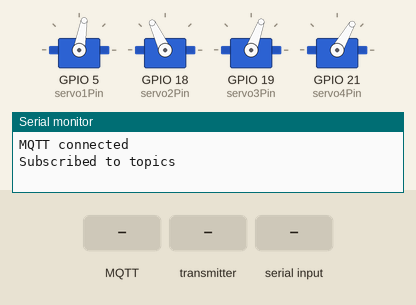
This sketch was run on a simulated ESP32. On the bench: 4 × servo, the last lines printed to the serial monitor. Inputs (shaded band) come from the test bench. WiFi joins after 1.5 s; servers stay silent unless stated; random numbers use the default seed unless the sketch sets one; no MQTT or app messages arrive unless stated.

Above: at 4.7 s.
4.8 s: MQTT message "ready1" arrives on the first subscribed topic
At 6.44 s:
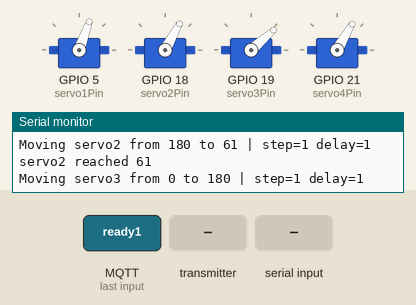
At 7.5 s:
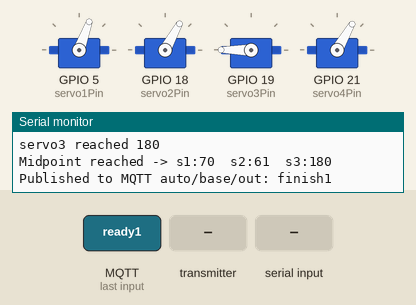
7.8 s: the transmitter starts sending text = ready1
At 8.95 s:
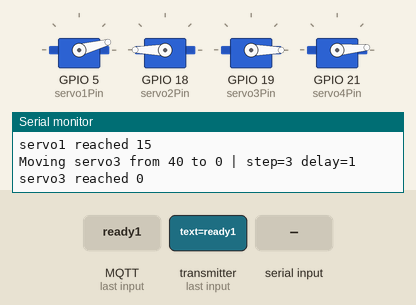
10.8 s: "red\n" received over Serial
13.8 s: MQTT message "ready2" arrives on the first subscribed topic
16.8 s: the transmitter starts sending text = red
19.8 s: "ready1\n" received over Serial
At 25.1 s:
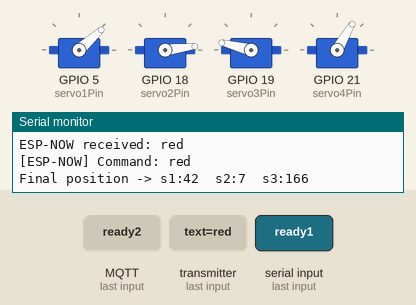
Timing chart, 0 to 25.5 s (numbered marks = the images above; inputs shaded):
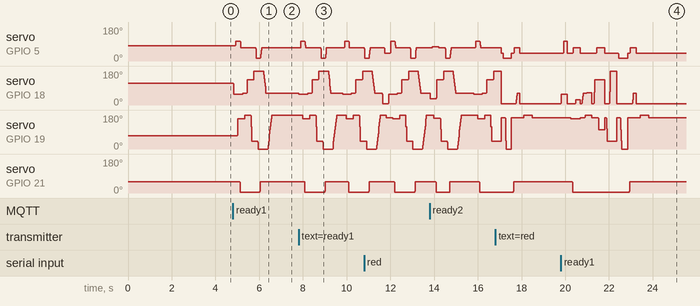

Measured:
- after the input at 4.8 s, servo on GPIO 21 (servo4Pin): 60° → 5° after 0.31 s, → 60° 0.93 s later
- after the input at 19.8 s, servo on GPIO 21 (servo4Pin): 60° → 5° after 0.53 s, → 60° 2.6 s later

The sketch:

ArmH.ino
```cpp
#include <WiFi.h>
#include <WiFiClientSecure.h>
#include <PubSubClient.h>
#include <ESP32Servo.h>
#include <esp_now.h>

// ================= WIFI & MQTT CONFIG =================
const char* ssid     = "Bolbol";
const char* password = "12345678";

const char* mqtt_server = "ab08b93ba41c424c9a36ad7495893579.s1.eu.hivemq.cloud";
const int   mqtt_port   = 8883;
const char* mqtt_user   = "Mech.design.project";
const char* mqtt_pass   = "Hussein2862004";

WiFiClientSecure espClient;
PubSubClient client(espClient);

// ================= ESP-NOW CONFIG =================
// MAC of CAR ESP32
uint8_t carPeerAddress[] = {0x68, 0xFE, 0x71, 0x87, 0xDB, 0x60};
esp_now_peer_info_t espNowPeerInfo;

typedef struct struct_message {
  char text[32];
} struct_message;

struct_message espNowData;
struct_message espNowSendData;

// ================= SERVOS =================
Servo servo1;
Servo servo2;
Servo servo3;
Servo servo4;

const int servo1Pin = 5;
const int servo2Pin = 18;
const int servo3Pin = 19;
const int servo4Pin = 21;

int pos1 = 80;
int pos2 = 115;
int pos3 = 70;
int pos4 = 60;

// Default speed for all normal movements
const int STEP_DELAY_MS = 1;
const int STEP_SIZE_DEG = 3;

// Midpoint-only speed
const int MIDPOINT_STEP_DELAY_MS = 1;
const int MIDPOINT_STEP_SIZE_DEG = 1;

// ================= AUTOMATION FLAGS =================
volatile bool runAuto1 = false;
volatile bool runAuto2 = false;
volatile bool runAuto3 = false;
bool autoBusy = false;

// ================= SERVO HELPERS =================
void smoothMoveSingleServoCustom(Servo &servo, int &currentPos, int targetPos, const char* name, int stepSizeDeg, int stepDelayMs) {
  targetPos = constrain(targetPos, 0, 180);
  if (currentPos == targetPos) return;

  int step = (targetPos > currentPos) ? stepSizeDeg : -stepSizeDeg;

  Serial.print("Moving ");
  Serial.print(name);
  Serial.print(" from ");
  Serial.print(currentPos);
  Serial.print(" to ");
  Serial.print(targetPos);
  Serial.print(" | step=");
  Serial.print(stepSizeDeg);
  Serial.print(" delay=");
  Serial.println(stepDelayMs);

  while (currentPos != targetPos) {
    if ((step > 0 && currentPos + step >= targetPos) ||
        (step < 0 && currentPos + step <= targetPos)) {
      currentPos = targetPos;
    } else {
      currentPos += step;
    }

    servo.write(currentPos);
    delay(stepDelayMs);
  }

  Serial.print(name);
  Serial.print(" reached ");
  Serial.println(currentPos);
}

void smoothMoveSingleServo(Servo &servo, int &currentPos, int targetPos, const char* name) {
  smoothMoveSingleServoCustom(servo, currentPos, targetPos, name, STEP_SIZE_DEG, STEP_DELAY_MS);
}

void smoothMoveToAnglesSequential(int target1, int target2, int target3) {
  target1 = constrain(target1, 0, 180);
  target2 = constrain(target2, 0, 180);
  target3 = constrain(target3, 0, 180);

  smoothMoveSingleServo(servo2, pos2, target2, "servo2");
  delay(80);

  smoothMoveSingleServo(servo1, pos1, target1, "servo1");
  delay(80);

  smoothMoveSingleServo(servo3, pos3, target3, "servo3");
  delay(80);

  Serial.print("Final position -> s1:");
  Serial.print(pos1);
  Serial.print("  s2:");
  Serial.print(pos2);
  Serial.print("  s3:");
  Serial.println(pos3);
}

void setGripSmooth(int targetAngle) {
  targetAngle = constrain(targetAngle, 0, 180);
  if (pos4 == targetAngle) return;

  int step = (targetAngle > pos4) ? STEP_SIZE_DEG : -STEP_SIZE_DEG;

  Serial.print("Moving gripper from ");
  Serial.print(pos4);
  Serial.print(" to ");
  Serial.println(targetAngle);

  while (pos4 != targetAngle) {
    if ((step > 0 && pos4 + step >= targetAngle) ||
        (step < 0 && pos4 + step <= targetAngle)) {
      pos4 = targetAngle;
    } else {
      pos4 += step;
    }
    servo4.write(pos4);
    delay(STEP_DELAY_MS);
  }

  Serial.print("Gripper reached ");
  Serial.println(pos4);
}

// ================= PRESET ACTIONS =================
void goRed()   { smoothMoveToAnglesSequential(42, 7, 166); }
void goGreen() { smoothMoveToAnglesSequential(76, 32, 164); }
void goBlue()  { smoothMoveToAnglesSequential(105, 57, 160); }
void goScan()  { smoothMoveToAnglesSequential(80, 115, 70); }

void goMidpoint() {
  smoothMoveSingleServoCustom(servo1, pos1, 70, "servo1", MIDPOINT_STEP_SIZE_DEG, MIDPOINT_STEP_DELAY_MS);
  delay(80);

  smoothMoveSingleServoCustom(servo2, pos2, 61, "servo2", MIDPOINT_STEP_SIZE_DEG, MIDPOINT_STEP_DELAY_MS);
  delay(80);

  smoothMoveSingleServoCustom(servo3, pos3, 180, "servo3", MIDPOINT_STEP_SIZE_DEG, MIDPOINT_STEP_DELAY_MS);
  delay(80);

  Serial.print("Midpoint reached -> s1:");
  Serial.print(pos1);
  Serial.print("  s2:");
  Serial.print(pos2);
  Serial.print("  s3:");
  Serial.println(pos3);
}

void goInput()   { smoothMoveToAnglesSequential(69, 134, 40); }
void goOutput()  { smoothMoveToAnglesSequential(69, 134, 40); }
void goOutput2() { smoothMoveToAnglesSequential(15, 180, 0); }
void doGrip()    { setGripSmooth(5); }
void doUngrip()  { setGripSmooth(60); }

// ================= ESP-NOW SEND =================
void sendESPNowMessage(const char* msg) {
  memset(&espNowSendData, 0, sizeof(espNowSendData));
  strncpy(espNowSendData.text, msg, sizeof(espNowSendData.text) - 1);

  esp_err_t result = esp_now_send(carPeerAddress, (uint8_t *)&espNowSendData, sizeof(espNowSendData));

  Serial.print("ESP-NOW queue result: ");
  Serial.println(result == ESP_OK ? "Queued" : "Error");
}

// ================= PUBLISH FINISH =================
void publishAutoDone(const char* msg) {
  if (client.connected()) {
    if (client.publish("auto/base/out", msg)) {
      Serial.print("Published to MQTT auto/base/out: ");
      Serial.println(msg);
    } else {
      Serial.print("Failed to publish to MQTT auto/base/out: ");
      Serial.println(msg);
    }
  } else {
    Serial.println("MQTT not connected, skipped MQTT publish");
  }
}

// ================= AUTOMATION SEQUENCES =================
void executeAuto1() {
  Serial.println("Executing AUTO1");
  goBlue();
  doGrip();
  goMidpoint();
  goOutput();
  goOutput2();
  doUngrip();
  goMidpoint();
  publishAutoDone("finish1");
}

void executeAuto2() {
  Serial.println("Executing AUTO2");
  goGreen();
  doGrip();
  goOutput();
  goOutput2();
  doUngrip();
  goMidpoint();
  publishAutoDone("finish2");
}

void executeAuto3() {
  Serial.println("Executing AUTO3");
  goRed();
  doGrip();
  goOutput();
  goOutput2();
  doUngrip();
  goMidpoint();
  publishAutoDone("finish3");
}

// ================= COMMAND ROUTER =================
void handleCommand(String msg, const char* source) {
  msg.trim();
  msg.toLowerCase();

  if (msg.length() == 0) return;

  Serial.print("[");
  Serial.print(source);
  Serial.print("] Command: ");
  Serial.println(msg);

  if (!autoBusy) {
    if (msg == "ready1") {
      runAuto1 = true;
      Serial.println("Queued AUTO1");
      return;
    } else if (msg == "ready2") {
      runAuto2 = true;
      Serial.println("Queued AUTO2");
      return;
    } else if (msg == "ready3") {
      runAuto3 = true;
      Serial.println("Queued AUTO3");
      return;
    }
  } else {
    if (msg == "ready1" || msg == "ready2" || msg == "ready3") {
      Serial.println("Automation busy, command ignored");
      return;
    }
  }

  if (msg == "red") goRed();
  else if (msg == "green") goGreen();
  else if (msg == "blue") goBlue();
  else if (msg == "scan") goScan();
  else if (msg == "midpoint") goMidpoint();
  else if (msg == "input") goInput();
  else if (msg == "output") goOutput();
  else if (msg == "output2") goOutput2();
  else if (msg == "grip") doGrip();
  else if (msg == "ungrip") doUngrip();
  else if (msg == "c") {
    smoothMoveSingleServo(servo1, pos1, pos1 + STEP_SIZE_DEG, "servo1");
  }
  else if (msg == "d") {
    smoothMoveSingleServo(servo1, pos1, pos1 - STEP_SIZE_DEG, "servo1");
  }
  else if (msg == "j") {
    smoothMoveSingleServo(servo2, pos2, pos2 + STEP_SIZE_DEG, "servo2");
  }
  else if (msg == "k") {
    smoothMoveSingleServo(servo2, pos2, pos2 - STEP_SIZE_DEG, "servo2");
  }
  else if (msg == "n") {
    smoothMoveSingleServo(servo3, pos3, pos3 + STEP_SIZE_DEG, "servo3");
  }
  else if (msg == "o") {
    smoothMoveSingleServo(servo3, pos3, pos3 - STEP_SIZE_DEG, "servo3");
  }
  else if (msg == "p") {
    setGripSmooth(pos4 + STEP_SIZE_DEG);
  }
  else if (msg == "t") {
    setGripSmooth(pos4 - STEP_SIZE_DEG);
  }
  else if (msg == "pingcar") sendESPNowMessage("ping");
  else if (msg.startsWith("servo1 ")) {
    smoothMoveSingleServo(servo1, pos1, msg.substring(7).toInt(), "servo1");
  }
  else if (msg.startsWith("servo2 ")) {
    smoothMoveSingleServo(servo2, pos2, msg.substring(7).toInt(), "servo2");
  }
  else if (msg.startsWith("servo3 ")) {
    smoothMoveSingleServo(servo3, pos3, msg.substring(7).toInt(), "servo3");
  }
  else if (msg.startsWith("servo4 ")) {
    setGripSmooth(msg.substring(7).toInt());
  }
  else {
    Serial.println("Unknown command");
  }
}

// ================= SERIAL INPUT =================
void handleSerialInput() {
  if (Serial.available()) {
    String input = Serial.readStringUntil('\n');
    input.trim();
    if (input.length() > 0) {
      handleCommand(input, "SERIAL");
    }
  }
}

// ================= ESP-NOW CALLBACKS =================
void OnDataSent(const wifi_tx_info_t *tx_info, esp_now_send_status_t status) {
  Serial.print("ESP-NOW delivery: ");
  Serial.println(status == ESP_NOW_SEND_SUCCESS ? "Success" : "Fail");
}

void OnDataRecv(const esp_now_recv_info_t *recv_info, const uint8_t *incomingData, int len) {
  memset(&espNowData, 0, sizeof(espNowData));
  memcpy(&espNowData, incomingData, min(len, (int)sizeof(espNowData)));

  String msg = String(espNowData.text);
  msg.trim();

  Serial.print("ESP-NOW received: ");
  Serial.println(msg);

  handleCommand(msg, "ESP-NOW");
}

// ================= MQTT CALLBACK =================
void callback(char* topic, byte* payload, unsigned int length) {
  String t = String(topic);
  String msg;
  for (unsigned int i = 0; i < length; i++) msg += (char)payload[i];
  msg.trim();

  Serial.print("MQTT message - topic: ");
  Serial.print(t);
  Serial.print("  payload: ");
  Serial.println(msg);

  if (t == "arm/post" || t == "auto/base/in") {
    handleCommand(msg, "MQTT");
  }
  else if (t == "servo1") {
    smoothMoveSingleServo(servo1, pos1, msg.toInt(), "servo1");
  }
  else if (t == "servo2") {
    smoothMoveSingleServo(servo2, pos2, msg.toInt(), "servo2");
  }
  else if (t == "servo3") {
    smoothMoveSingleServo(servo3, pos3, msg.toInt(), "servo3");
  }
}

// ================= MQTT RECONNECT =================
void reconnect() {
  while (!client.connected()) {
    Serial.print("Attempting MQTT connection to ");
    Serial.print(mqtt_server);
    Serial.print(":");
    Serial.println(mqtt_port);

    String clientId = "ESP32_ARM_";
    clientId += String(random(0xffff), HEX);

    if (client.connect(clientId.c_str(), mqtt_user, mqtt_pass)) {
      Serial.println("MQTT connected");
      client.subscribe("arm/post");
      client.subscribe("servo1");
      client.subscribe("servo2");
      client.subscribe("servo3");
      client.subscribe("auto/base/in");
      Serial.println("Subscribed to topics");
    } else {
      Serial.print("MQTT connect failed, rc=");
      Serial.print(client.state());
      Serial.println(" try again in 2 seconds");
      delay(2000);
    }
  }
}

// ================= WIFI =================
void setupWiFi() {
  Serial.print("Connecting to WiFi: ");
  Serial.println(ssid);

  WiFi.mode(WIFI_STA);
  WiFi.begin(ssid, password);

  while (WiFi.status() != WL_CONNECTED) {
    delay(500);
    Serial.print(".");
  }

  Serial.println("\nWiFi connected.");
  Serial.print("IP: ");
  Serial.println(WiFi.localIP());
  Serial.print("WiFi channel: ");
  Serial.println(WiFi.channel());
  Serial.print("This board MAC: ");
  Serial.println(WiFi.macAddress());
}

// ================= ESP-NOW SETUP =================
void setupEspNow() {
  if (esp_now_init() != ESP_OK) {
    Serial.println("Error initializing ESP-NOW");
    return;
  }

  esp_now_register_send_cb(OnDataSent);
  esp_now_register_recv_cb(OnDataRecv);

  memset(&espNowPeerInfo, 0, sizeof(espNowPeerInfo));
  memcpy(espNowPeerInfo.peer_addr, carPeerAddress, 6);
  espNowPeerInfo.channel = WiFi.channel();
  espNowPeerInfo.encrypt = false;

  if (esp_now_add_peer(&espNowPeerInfo) != ESP_OK) {
    Serial.println("Failed to add ESP-NOW peer");
    return;
  }

  Serial.println("ESP-NOW ready");
}

// ================= SETUP =================
void setup() {
  Serial.begin(115200);
  Serial.setTimeout(50);
  delay(2000);
  Serial.println("Booting System 2 ARM...");

  servo1.setPeriodHertz(50);
  servo2.setPeriodHertz(50);
  servo3.setPeriodHertz(50);
  servo4.setPeriodHertz(50);

  servo1.attach(servo1Pin, 500, 2400);
  servo2.attach(servo2Pin, 500, 2400);
  servo3.attach(servo3Pin, 500, 2400);
  servo4.attach(servo4Pin, 500, 2400);

  servo1.write(pos1);
  servo2.write(pos2);
  servo3.write(pos3);
  servo4.write(pos4);

  setupWiFi();
  setupEspNow();

  espClient.setInsecure();
  client.setServer(mqtt_server, mqtt_port);
  client.setCallback(callback);

  Serial.println("Ready.");
  Serial.println("Commands:");
  Serial.println("ready1 | ready2 | ready3");
  Serial.println("red | green | blue | scan | midpoint | input | output | output2");
  Serial.println("grip | ungrip");
  Serial.println("servo1 90 | servo2 120 | servo3 45 | servo4 30");
  Serial.println("pingcar");
}

// ================= LOOP =================
void loop() {
  handleSerialInput();

  if (!client.connected()) {
    reconnect();
  }
  client.loop();

  if (!autoBusy) {
    if (runAuto1) {
      autoBusy = true;
      runAuto1 = false;
      executeAuto1();
      autoBusy = false;
    }
    else if (runAuto2) {
      autoBusy = true;
      runAuto2 = false;
      executeAuto2();
      autoBusy = false;
    }
    else if (runAuto3) {
      autoBusy = true;
      runAuto3 = false;
      executeAuto3();
      autoBusy = false;
    }
  }
}
```
